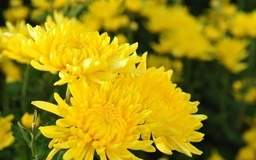
#> input picture Reference_image2.jpg, 256 x 160 px, shrunk from 800 x 500 before the run
$ python myColorize.py
#> lines starting #> are read from the running program, lines starting #| are printed output that depends on the picture
### Colorize.py
import cv2
import numpy as np
import collections
import os

Pixel = collections.namedtuple("Pixel", ["x", "y"])


class WeightPixel(object):
    """保存权重点的信息"""

    def __init__(self, weight, a, b):
        self.weight = weight
        self.a = a
        self.b = b

    def __lt__(self, other):
        return self.weight < other.weight


class ConsultImage(object):
    """参考图片类,参考图片为一幅RGB图像;"""

    def __init__(self, image_path=None, segment=10000, window_size=5, ratio=0.5):
#> called with image_path = 'Reference_image2.jpg', segment = 10000, window_size = 5, ratio = 0.5
        self.image_path = image_path
        self.segment = segment
        self.window_size = window_size
        self.ratio = ratio

        assert os.path.exists(self.image_path)

        self.image = cv2.imread(self.image_path)
#> self.image is the input picture: shape (160, 256, 3); mean B, G, R 13.7, 138.2, 156
        self.lab_image = cv2.cvtColor(self.image, cv2.COLOR_BGR2Lab)
#> self.lab_image: shape (160, 256, 3); mean of channels 0, 1, 2 143.2, 122.7, 184.5
        self.l_image, self.a_image, self.b_image = cv2.split(self.lab_image)
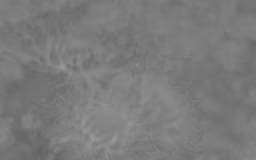
#> self.a_image: shape (160, 256); min 99, max 154, mean 122.7
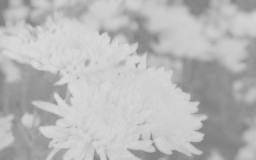
#> self.b_image: shape (160, 256); min 126, max 218, mean 184.5

        self.height, self.width, self.channel = self.lab_image.shape
#> self.height = 160; self.width = 256; self.channel = 3

        self.height_array = np.arange(self.height, dtype=np.int32)
#> self.height_array = 160 values from 0 to 159
        self.width_array = np.arange(self.width, dtype=np.int32)
#> self.width_array = 256 values from 0 to 255

        self.weight_list = self.get_weight_pixel()

    def get_weight_pixel(self):
        weight_list = []
        # 对参考图片创建一个模型，选取一定量的参考点，对每个参考点，记录其权值W
        for _ in range(self.segment):
            height_index = np.random.choice(self.height_array)
            width_index = np.random.choice(self.width_array)

            pixel = Pixel(height_index, width_index)
            pixel_light = self.l_image[pixel.x, pixel.y]
            pixel_a = self.a_image[pixel.x, pixel.y]
            pixel_b = self.b_image[pixel.x, pixel.y]

            pixel_std = self.get_domain_std(pixel)

            weight_list.append(WeightPixel(
                pixel_light * self.ratio + pixel_std * (1 - self.ratio), pixel_a, pixel_b))
#> this loop made 10000 passes
#> (pixel_light, pixel_a, pixel_b, pixel_std) on passes 1 to 3: (221, 118, 213, 16.43), (53, 112, 153, 15.65), (38, 118, 145, 10.54)
        weight_list.sort()
        return weight_list

    def get_window_size(self):
        return self.window_size

    def max_min_pixel(self):
        return np.max(self.l_image), np.min(self.l_image)

    def get_ratio(self):
        return self.ratio

    def get_weight_list(self):
        return self.weight_list

    def get_domain_std(self, pixel):
        window_left = max(pixel.x - self.window_size, 0)
        window_right = min(pixel.x + self.window_size + 1, self.height)
        window_top = max(pixel.y - self.window_size, 0)
        window_bottom = min(pixel.y + self.window_size + 1, self.width)

        window_slice = self.l_image[window_left: window_right,
                                    window_top: window_bottom]

        return np.std(window_slice)

### myColorize.py
import cv2      # 导入opencv
import bisect   # 导入bisect,用于有序序列的插入和查找
import numpy as np  # 导入numpy(可用来存储和处理大型矩阵)并起别名

from Colorize import WeightPixel  # 函数导入
from Colorize import Pixel
from Colorize import ConsultImage


if __name__ == '__main__':

    # 创建参考图像的分析类；
    print("---Initializes the reference image---\n")
    consult_image = ConsultImage("Reference_image2.jpg")
    print("---Initialization complete---\n")

    # 读取灰度图像；opencv默认读取的是3通道的，不需要扩展通道；
    gray_image = cv2.imread("Gray_image2.jpg")
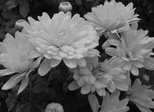
#> input picture Gray_image2.jpg, 154 x 112 px, shrunk from 480 x 350 before the run
#> gray_image is the input picture: shape (112, 154, 3); min 0, max 205, mean 97.7
    cv2.imshow("Grayscale_image", gray_image)  # 展示灰度图像
    gray_image = cv2.cvtColor(gray_image, cv2.COLOR_BGR2LAB)  # 实现了RGB和Lab之间的转换
#> gray_image: shape (112, 154, 3); mean of channels 0, 1, 2 102.4, 128, 128
    height, width, channel = gray_image.shape  # 读取矩阵

    # 获取灰度图像的亮度信息；
    gray_image_l_origin, gray_image_a, gray_image_b = cv2.split(gray_image)
#> gray_image_a: shape (112, 154); every value is 128
    gray_image_l = np.zeros(gray_image_l_origin.shape, np.uint8)

    max_pixel, min_pixel = np.max(
        gray_image_l_origin), np.min(gray_image_l_origin)
    consult_max_pixel, consult_min_pixel = consult_image.max_min_pixel()
    pixel_ratio = (consult_max_pixel - consult_min_pixel) / \
        (max_pixel - min_pixel)

    # 把灰度图像的亮度值映射到参考图像范围内；
    print("---Mapping---\n")
    for i in range(height):
        for j in range(width):
            pixel_light = consult_min_pixel + \
                (gray_image_l_origin[i, j] - min_pixel) * pixel_ratio

            gray_image_l[i, j] = pixel_light
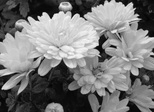
#> gray_image_l: shape (112, 154); min 2, max 250, mean 122.4

    # 获取领域的窗口大小；
    window_size = consult_image.get_window_size()
    ratio = consult_image.get_ratio()

    print("---Start colorization---\n")
    for row in range(height):
        for col in range(width):
            pixel = Pixel(row, col)
            pixel_light = gray_image_l[pixel.x, pixel.y]

            # 求窗口内像素方差；
            window_left = max(pixel.x - window_size, 0)
            window_right = min(pixel.x + window_size + 1, height)
            window_top = max(pixel.y - window_size, 0)
            window_bottom = min(pixel.y + window_size + 1, width)

            window_slice = gray_image_l[window_left: window_right,
                                        window_top: window_bottom]

            pixel_std = np.std(window_slice)

            weight_pixel = WeightPixel(
                ratio * pixel_light + (1 - ratio) * pixel_std, 0, 0)

            search_pixel = bisect.bisect(
                consult_image.get_weight_list(), weight_pixel)
            search_pixel = 1 if search_pixel == 0 else search_pixel
            search_pixel = len(consult_image.get_weight_list()) - 1 \
                if search_pixel == len(consult_image.get_weight_list()) else search_pixel

            left_pixel = consult_image.get_weight_list()[search_pixel - 1]
            right_pixel = consult_image.get_weight_list()[search_pixel]

            nearest_pixel = left_pixel if left_pixel.weight + \
                right_pixel.weight > 2 * weight_pixel.weight else right_pixel

            gray_image_a[row, col] = nearest_pixel.a
            gray_image_b[row, col] = nearest_pixel.b
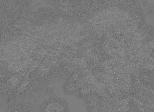
#> gray_image_a: shape (112, 154); min 100, max 154, mean 122.1
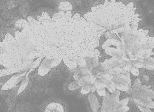
#> gray_image_b: shape (112, 154); min 127, max 217, mean 179.2

    merge_image = cv2.merge([gray_image_l, gray_image_a, gray_image_b])
#> merge_image: shape (112, 154, 3); mean of channels 0, 1, 2 122.4, 122.1, 179.2

    rgb_image = cv2.cvtColor(merge_image, cv2.COLOR_LAB2BGR)
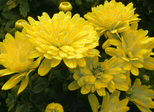
#> rgb_image: shape (112, 154, 3); mean B, G, R 14.9, 118.8, 132.1
    cv2.imshow("Shaded_image", rgb_image)  # 展示着色后的图像
    cv2.waitKey(0)
    cv2.destroyAllWindows()
    cv2.imwrite("Shaded_image2.jpg", rgb_image)  # 写入
